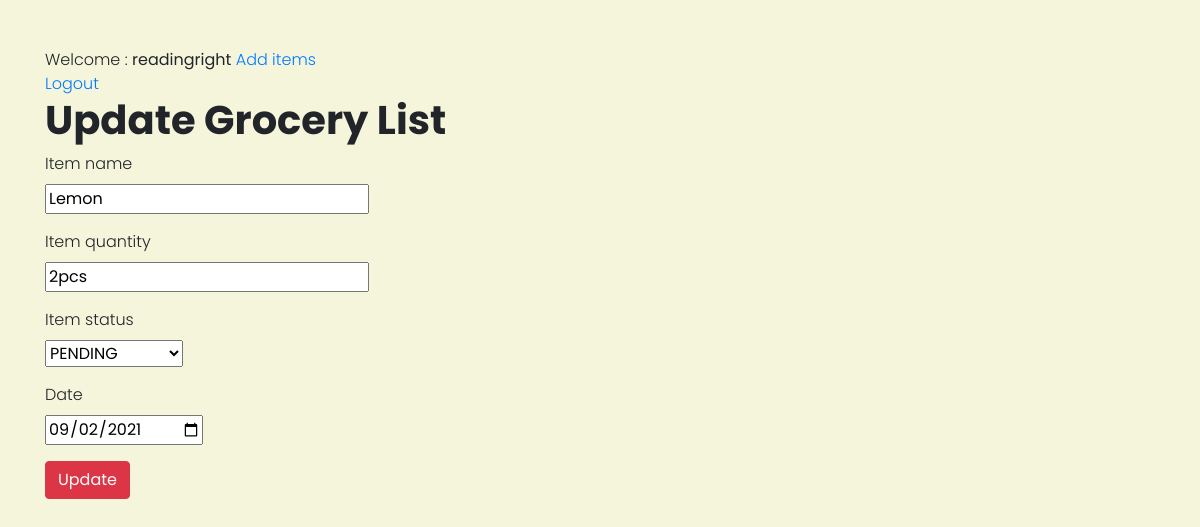
The app's page /update/2 (signed in) with its own data.
### grocerybag/models.py (models this page shows, shortened)
class Items(models.Model):
    user = models.ForeignKey(User, on_delete=models.CASCADE, related_name='items')
    name = models.CharField(max_length=50)
    quantity = models.CharField(max_length=20)
    status = models.CharField(choices=CHOICE, max_length=40)
    date = models.DateField()

### grocerybag/views.py (the view)
# urls.py: path('update/<int:pk>', views.updateitem, name='updateitem'),
@login_required(login_url='signin')
def updateitem(request, pk):
    user = Items.objects.get(id=pk)
    if request.method == 'POST':
        form = AddItemForm(request.POST, instance=user)
        if form.is_valid():
            form.save()
            messages.success(request, 'Item updated succesfully')
            return redirect('itemlist')
    else:
        form = AddItemForm(instance=user)
        return render(request, 'update.html', {'form': form})

### grocerybag/forms.py
class AddItemForm(forms.ModelForm):
    name = forms.CharField(max_length=50, required=True)
    quantity = forms.CharField(max_length=20, required=True)
    status = forms.ChoiceField(choices=CHOICE, required=True)
    date = forms.DateField(widget=forms.widgets.DateInput(attrs={'type': 'date'}), required=True)
    class Meta:
        model = Items
        fields = ['name', 'quantity', 'status', 'date',  ]
        exclude = ['user', ]

### grocerybag/templates/update.html (shortened to what this page needs)
<html>{% load static %}
    <head>
        <link rel="stylesheet" href="https://maxcdn.bootstrapcdn.com/bootstrap/4.4.1/css/bootstrap.min.css">
        <link rel="stylesheet" href="{% static 'css/style.css' %}">
    </head>
    <body>
        <div class="container mt-5">
            <nav>
                {% if user.is_authenticated %}
                Welcome : <strong>{{request.user}}</strong>
                <a href="{% url 'additem' %}">Add items</a><br>
                <a href="{% url 'signout' %}"> Logout</a>
                {% else %}
                <a href="{% url 'signup' %}">Sign Up</a>
                <a href="{% url 'signin' %}">Sign In</a>
                {% endif %}
            </nav>
            <h1>Update Grocery List</h1>
            <form method="POST">{% csrf_token %}
                <div class="form-group">
                    <label>Item name</label><br>
                    {{form.name}}
                </div>
                <div class="form-group">
                    <label>Item quantity</label><br>
                    {{form.quantity}}
                </div>
                <div class="form-group">
                    <label>Item status</label><br>
                    {{form.status}}
                </div>
                <div class="form-group">
                    <label>Date</label><br>
                    {{form.date}}
                </div>
                <div class="form-group">
                    <input type="submit" value="Update" class="btn btn-danger">
                </div>
            </form>
        </div>
    </body>
</html>

### grocerybag/static/css/style.css (style rules this page uses)
body { font-family: 'Poppins', sans-serif; font-weight: 300; background-color: beige; }
h1, h2, h3, h4, h5 { font-family: 'Poppins', sans-serif; font-weight: 700; }

### records on screen
Items: name "Lemon", quantity "2pcs", status "PENDING", date "09/02/2021"

### other values on screen
{{ request.user }} "readingright"
